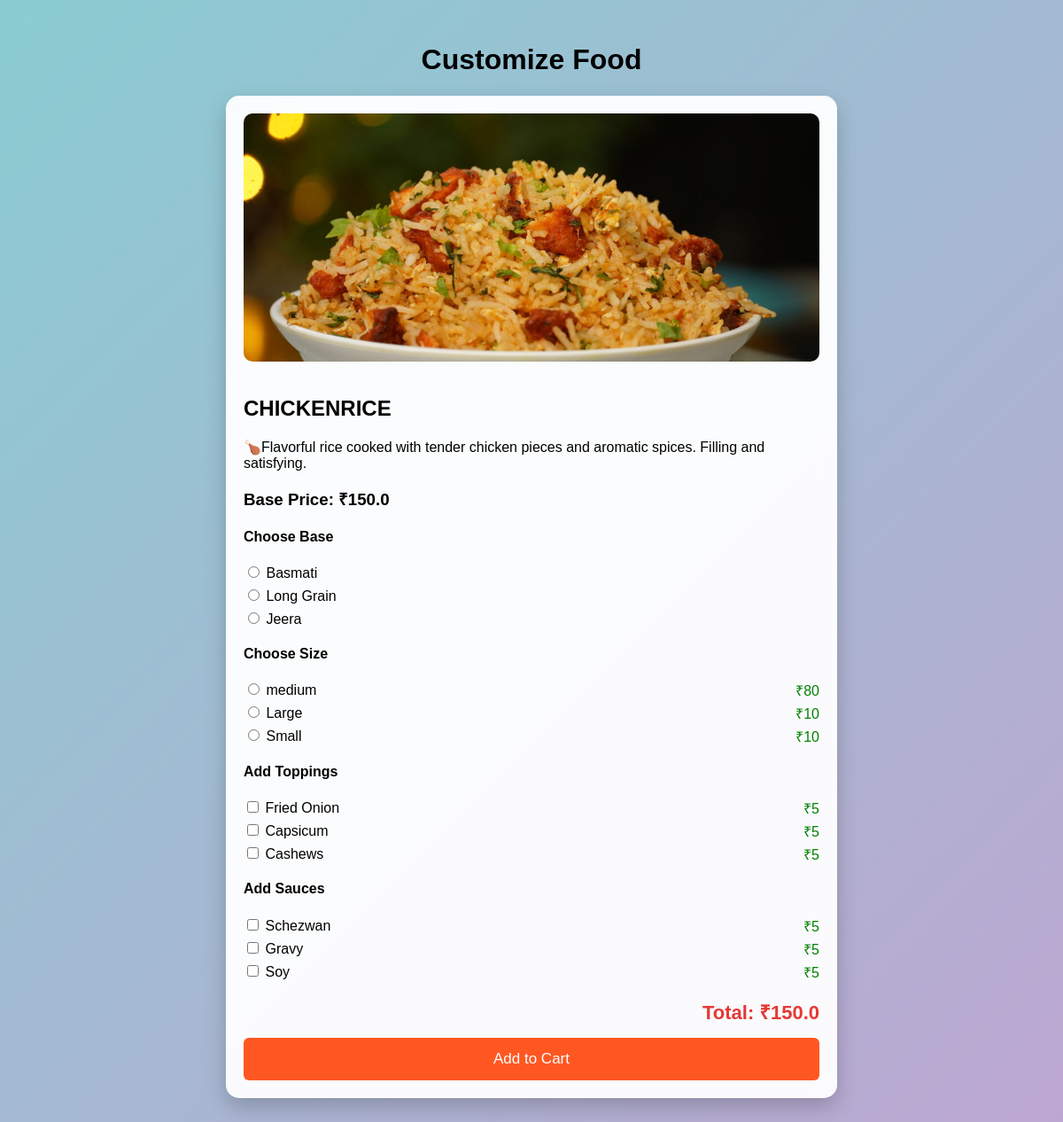
Page /customize/3/ on the committed database.
### foods/models.py (models this page shows, shortened)
class FoodItems(models.Model):
    foodname = models.CharField(max_length=200)
    description = models.TextField()
    price = models.FloatField()
    rating = models.FloatField()
    food_img = models.ImageField(upload_to='food_images/')
    catogery = models.CharField(max_length=50)

class BaseType(models.Model):
    food = models.ForeignKey(FoodItems, on_delete=models.CASCADE)
    base_name = models.CharField(max_length=100)
    base_img = models.ImageField(upload_to='base/', blank=True, null=True)

class Size(models.Model):
    food = models.ForeignKey(FoodItems, on_delete=models.CASCADE)
    size_type = models.CharField(max_length=50)
    price = models.IntegerField()

class Topping(models.Model):
    food = models.ForeignKey(FoodItems, on_delete=models.CASCADE)
    name = models.CharField(max_length=100)
    price = models.IntegerField()
    topping_img = models.ImageField(upload_to='topping/', blank=True, null=True)

class Sauce(models.Model):
    food = models.ForeignKey(FoodItems, on_delete=models.CASCADE)
    name = models.CharField(max_length=100)
    price = models.IntegerField()
    sauce_img = models.ImageField(upload_to='sauce/', blank=True, null=True)

### foods/views.py (the view, shortened to what this page needs)
# urls.py: path("customize/<int:id>/", views.customize, name="customize"),
def customize(request, id):
    food = get_object_or_404(FoodItems, id=id)
    sizes = Size.objects.filter(food=food)
    bases = BaseType.objects.filter(food=food)
    toppings = Topping.objects.filter(food=food)
    sauces = Sauce.objects.filter(food=food)
    context = {
        'foodsitems': food,
        'sizes': sizes,
        'bases': bases,
        'toppings': toppings,
        'sauces': sauces,
    }
    return render(request, 'customize.html', {
        'food': food,
        'bases': bases,
        'sizes': sizes,
        'toppings': toppings,
        'sauces': sauces,
    })

### templates/customize.html (shortened to what this page needs)
<!DOCTYPE html>
<html>
<head>
</head>
<body>
<h1><Center>Customize Food</Center></h1>
<div class="card">
    <img src="{{ food.food_img.url }}" class="food-img" alt="{{ food.foodname }}">
    <h2>{{ food.foodname }}</h2>
    <p>{{ food.description }}</p>
    <h3>Base Price: ₹{{ food.price }}</h3>
    <form method="POST" action="{% url 'add_cart' food.id %}">
        <div class="section">
            <h4>Choose Base</h4>
            {% for base in bases %}
            <label>
                <input type="radio" name="base"
                       value="{{ base.base_name }}"
                       >
                {{ base.base_name }}
            </label>
            {% endfor %}
        </div>
        <div class="section">
            <h4>Choose Size</h4>
            {% for size in sizes %}
            <label>
                <input type="radio" name="size"
                       value="{{ size.size_type }}"
                       data-price="{{ size.price }}"
                       onclick="updateTotal()">
                {{ size.size_type }}
                <span class="price">₹{{ size.price }}</span>
            </label>
            {% endfor %}
        </div>
        <div class="section">
            <h4>Add Toppings</h4>
            {% for topping in toppings %}
            <label>
                <input type="checkbox" name="toppings"
                       value="{{ topping.name }}"
                       data-price="{{ topping.price }}"
                       onclick="toggleImage(this,'topping-img-{{ topping.id }}'); updateTotal();">
                {{ topping.name }}
                <span class="price">₹{{ topping.price }}</span>
            </label>
            {% endfor %}
        </div>
        <div class="section">
            <h4>Add Sauces</h4>
            {% for sauce in sauces %}
            <label>
                <input type="checkbox" name="sauces"
                       value="{{ sauce.name }}"
                       data-price="{{ sauce.price }}"
                       onclick="toggleImage(this,'sauce-img-{{ sauce.id }}'); updateTotal();">
                {{ sauce.name }}
                <span class="price">₹{{ sauce.price }}</span>
            </label>
            {% endfor %}
        </div>
        <div class="total">
            Total: ₹<span id="total">{{ food.price }}</span>
        </div>
        <button type="submit">Add to Cart</button>
    </form>
</div>
</body>
</html>

### templates/customize.html (style rules this page uses)
body { font-family: Arial, sans-serif; background: linear-gradient(135deg, #8accd2, #bda7d2); padding: 20px; min-height: 100vh; }
.card { background: rgba(255, 255, 255, 0.95); padding: 20px; max-width: 650px; margin: auto; border-radius: 15px; box-shadow: 0 10px 25px rgba(0,0,0,0.2); backdrop-filter: blur(10px); }
.food-img { width: 100%; height: 280px; object-fit: cover; border-radius: 10px; margin-bottom: 15px; }
.section { margin-bottom: 20px; }
label { display: block; margin: 6px 0; cursor: pointer; }
.price { float: right; color: green; }
.total { font-size: 22px; font-weight: bold; color: #e53935; margin-top: 15px; text-align: right; }
button { width: 100%; padding: 14px; background: #ff5722; color: white; border: none; font-size: 17px; border-radius: 6px; cursor: pointer; margin-top: 15px; }

### rows in the picture
FoodItems: food_img (picture), foodname "CHICKENRICE", description "🍗Flavorful rice cooked with tender chicken pieces and aromatic spices. Filling and satisfying.", price "150.0"
BaseType: base_name "Basmati"
BaseType: base_name "Long Grain"
BaseType: base_name "Jeera"
Size: size_type "medium", price "80"
Size: size_type "Large", price "10"
Size: size_type "Small", price "10"
Topping: name "Fried Onion", price "5"
Topping: name "Capsicum", price "5"
Topping: name "Cashews", price "5"
Sauce: name "Schezwan", price "5"
Sauce: name "Gravy", price "5"
Sauce: name "Soy", price "5"
